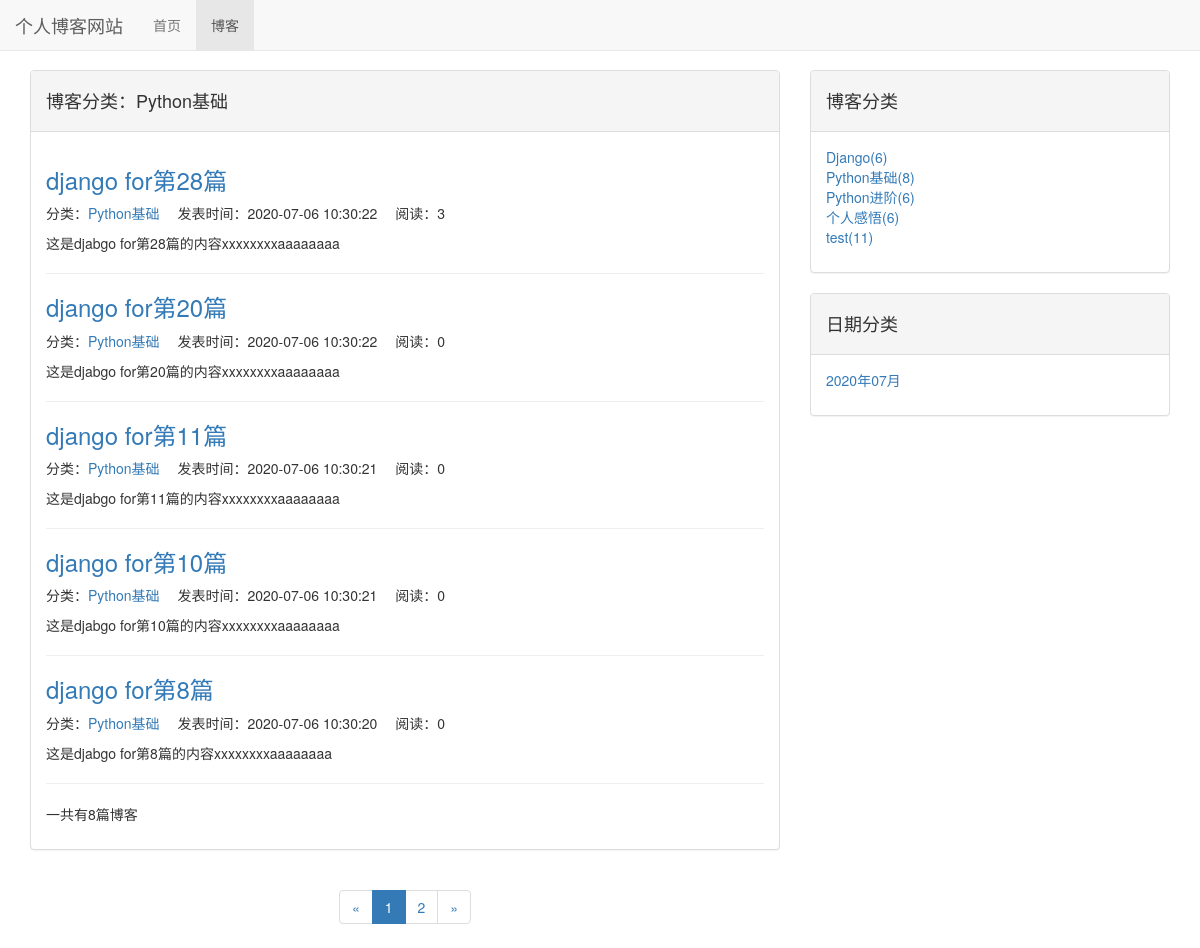
Page /blog/type/2 on the committed database.
### blog/models.py (models this page shows, shortened)
class BlogType(models.Model):
    type_name=models.CharField(max_length=20)

class Blog(models.Model,ReadNumExpand):
    title=models.CharField(max_length=50)
    blog_type=models.ForeignKey(BlogType,on_delete=models.CASCADE)
    content=RichTextUploadingField()
    author=models.ForeignKey(User,on_delete=models.DO_NOTHING)
    read_detail=GenericRelation(ReadDetail)
    create_time=models.DateTimeField(auto_now_add=True)
    last_update_time=models.DateTimeField(auto_now=True)
    class Meta:
        ordering=['-create_time']

### read_statistic/models.py (models this page shows)
class ReadNum(models.Model):
    read_num=models.IntegerField(default=0)
    content_type = models.ForeignKey(ContentType, on_delete=models.CASCADE)
    object_id = models.PositiveIntegerField()
    content_object = GenericForeignKey('content_type', 'object_id')

### blog/views.py (the view)
# urls.py: path('type/<int:blog_type_id>',blog_with_type,name='blog_with_type'),
def blog_with_type(request,blog_type_id):
    blog_type=get_object_or_404(BlogType,id=blog_type_id)
    blog_all=Blog.objects.filter(blog_type=blog_type)
    context=blog_list_common(request,blog_all)
    context['blog_type']=blog_type
    return render(request,'blog_with_type.html',context)

### blog/views.py (called while the page is built)
def blog_list_common(request,blog_all):
    paginator=Paginator(blog_all,settings.EACH_PAGE_BLOG_NUM)
    current_page_num=request.GET.get('page',1)
    blogs=paginator.get_page(int(current_page_num))
    page_range=[page_num for page_num in range(int(current_page_num)-2,int(current_page_num)+3) if 0 <page_num<= paginator.num_pages]
    if page_range[0]-1 > 1:
        page_range.insert(0,'...')
    if page_range[-1]+1 < paginator.num_pages:
        page_range.append('...')
    if page_range[0] != 1:
        page_range.insert(0,1)
    if page_range[-1] != paginator.num_pages:
        page_range.append(paginator.num_pages)
    context={}
    context['blogs']=blogs
    context['page_range']=page_range
    context['blog_types']=BlogType.objects.annotate(blog_count=Count('blog'))
    context['blog_dates']=Blog.objects.dates('create_time','month',order='DESC')
    return context

### read_statistic/models.py (called while the page is built)
    def get_read_num(self):
        try:
            content_type=ContentType.objects.get_for_model(self)
            readnum=ReadNum.objects.get(content_type=content_type,object_id=self.id)
            return readnum.read_num
        except exceptions.ObjectDoesNotExist:
            return 0

### blog/templates/blog_with_type.html (shortened to what this page needs)
{% extends 'blog_list.html'%}
{% block blog_list_title %}
    <h4>博客分类：{{ blog_type.type_name }}</h4>
{% endblock blog_list_title %}

### blog/templates/blog_list.html (shortened to what this page needs)
{% extends 'base.html'%}
{% load static %}
{% block header_extends %}
    <link rel="stylesheet" href="{% static 'blog.css' %}">
{% endblock header_extends %}
{% block nav_blog_active %}
    active
{% endblock nav_blog_active %}
{% block content %}
    <div class="container">
        <div class="row">
            <div class="col-sm-8">
                <div class="panel panel-default">
                    <div class="panel-heading">{% block blog_list_title %}<h4>博客列表</h4>{% endblock blog_list_title %}</div>
                    <div class="panel-body">
                        {% for blog in blogs.object_list %}
                            <a href="{% url 'blog_detail' blog.id %}">
                                <h3>{{ blog.title }}</h3>
                            </a>
                            <ul class='blog-list-item'>
                                <li>分类：<a href="{% url 'blog_with_type' blog.blog_type.id %}">{{ blog.blog_type.type_name }}</a></li>
                                <li>发表时间：{{ blog.create_time|date:'Y-m-d G:i:s' }}</li>
                                <li>阅读：{{ blog.get_read_num }}</li>
                            </ul>
                            <p>{{ blog.content|striptags|truncatechars_html:100 }}</p>
                            <hr>
                        {% empty %}
                            <p>-------暂无博客-------</p>
                        {% endfor %}
                        <p>一共有{{ blogs.paginator.count }}篇博客</p>
                    </div>
                </div>
                <div class='paginator'>
                    <ul class="pagination">
                        <li>
                            {% if blogs.has_previous %}
                                <a href="?page={{ blogs.previous_page_number}}" aria-label="Previous">
                                    <span aria-hidden="true">&laquo;</span>
                                </a>
                            {% else %}
                                <span aria-hidden="true">&laquo;</span>
                            {% endif %}
                        </li>
                        {% for page_num in page_range %}
                            {% if page_num == blogs.number %}
                                <li class='active'><span>{{ page_num }}</span></li>
                            {% else %}
                                {% if page_num == '...' %}
                                    <li><span>{{ page_num }}</span></li>
                                {% else %}
                                    <li><a href="?page={{ page_num }}">{{ page_num }}</a></li>
                                {% endif %}
                            {% endif %}
                        {% endfor %}
                        <li>
                            {% if blogs.has_next %}
                                <a href="?page={{ blogs.next_page_number}}" aria-label="Next">
                                    <span aria-hidden="true">&raquo;</span>
                                </a>
                            {% else %}
                                <span aria-hidden="true">&raquo;</span>
                            {% endif %}
                        </li>
                    </ul>
                </div>
            </div>
            <div class="col-sm-4">
                <div class="panel panel-default">
                    <div class="panel-heading"><h4>博客分类</h4></div>
                    <div class="panel-body">
                        <ul>
                            {% for blog_type in blog_types %}
                                <li>
                                    <a href="{% url 'blog_with_type' blog_type.id %}">
                                        {{ blog_type.type_name }}({{ blog_type.blog_count }})
                                    </a>
                                </li>
                            {% empty %}
                                <li>暂无分类</li>
                            {% endfor %}
                        </ul>
                    </div>
                </div>
                <div class="panel panel-default">
                    <div class="panel-heading"><h4>日期分类</h4></div>
                    <div class="panel-body">
                        <ul>
                            {% for blog_date in blog_dates %}
                                <li>
                                    <a href="{% url 'blog_with_date' blog_date.year blog_date.month %}">
                                        {{ blog_date|date:'Y年m月' }}
                                    </a>
                                </li>
                            {% empty %}
                                <li>暂无分类</li>
                            {% endfor %}
                        </ul>
                    </div>
                </div>
            </div>
        </div>
    </div>
{% endblock %}

### static/base.css (style rules this page uses)
* { margin: 0; padding: 0; }
body { margin-top: 70px!important; }

### blog/static/blog.css (style rules this page uses)
ul { list-style-type: none; }
ul.blog-list-item li { display: inline-block; margin-right: 1em; }
div.paginator { text-align: center; }

### rows in the picture
BlogType: type_name "Python基础", blog_count "8"
Blog: title "django for第28篇", blog_type.type_name "Python基础", create_time "2020-07-06 10:30:22", get_read_num "3", content "这是djabgo for第28篇的内容xxxxxxxxaaaaaaaa"
Blog: title "django for第20篇", blog_type.type_name "Python基础", create_time "2020-07-06 10:30:22", get_read_num "0", content "这是djabgo for第20篇的内容xxxxxxxxaaaaaaaa"
Blog: title "django for第11篇", blog_type.type_name "Python基础", create_time "2020-07-06 10:30:21", get_read_num "0", content "这是djabgo for第11篇的内容xxxxxxxxaaaaaaaa"
Blog: title "django for第10篇", blog_type.type_name "Python基础", create_time "2020-07-06 10:30:21", get_read_num "0", content "这是djabgo for第10篇的内容xxxxxxxxaaaaaaaa"
Blog: title "django for第8篇", blog_type.type_name "Python基础", create_time "2020-07-06 10:30:20", get_read_num "0", content "这是djabgo for第8篇的内容xxxxxxxxaaaaaaaa"
BlogType: type_name "Django", blog_count "6"
BlogType: type_name "Python进阶", blog_count "6"
BlogType: type_name "个人感悟", blog_count "6"
BlogType: type_name "test", blog_count "11"

### other values in the picture
{{ blogs.paginator.count }} "8"
{{ page_num }} "1"
{{ page_num }} "2"
{{ blog_date|date:'Y年m月' }} "2020年07月"
